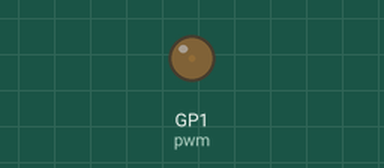
Simulated run of this program. Board: Raspberry Pi Pico running MicroPython. Parts: output pins drawn as LEDs (lit = HIGH).

Above: at 0.05 s.
At 4.95 s:
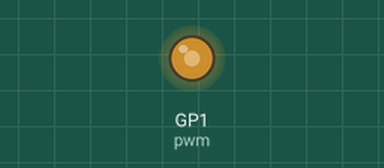
At 7.65 s:
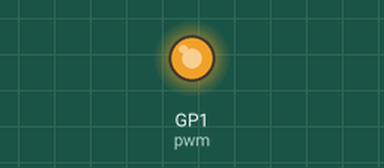
At 15.35 s:
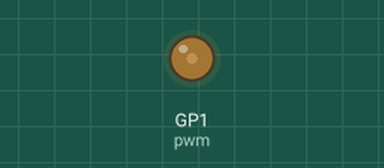
Timing chart, 0 to 22.7 s (numbered marks = the images above):
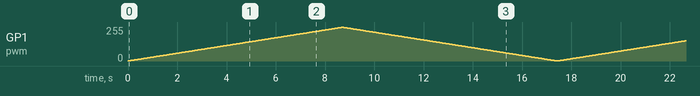

The program:

PWMRange.py
```python
# This code was written by Juhyun Kim.

from machine import Pin, PWM
from time import sleep

pwm = PWM(Pin(1))

pwm.freq(1000)

while True:
    for duty in range(65025):
        pwm.duty_u16(duty)
        sleep(0.0001)
    for duty in range(65025, 0, -1):
        pwm.duty_u16(duty)
        sleep(0.0001)
```
